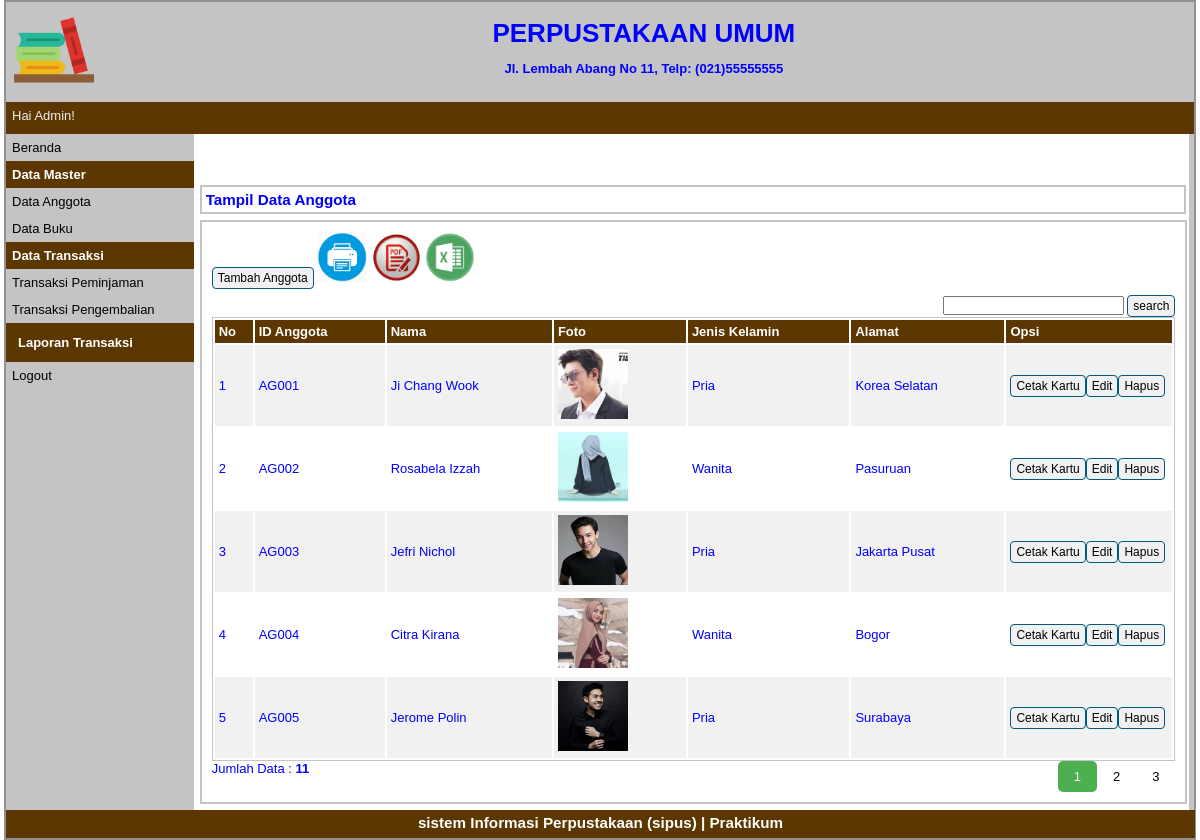
The page /index.php?p=anggota (signed in) on the database as committed earlier.
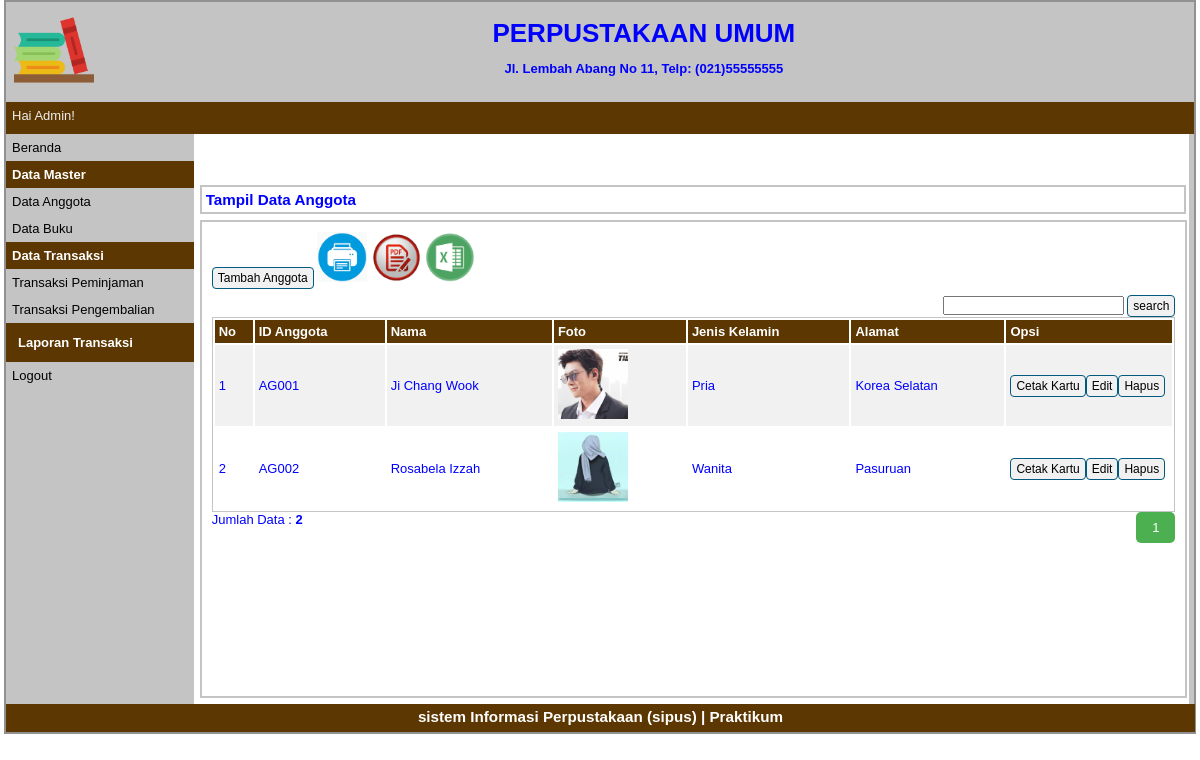
The same page on the database as committed later.
### tables this page shows
CREATE TABLE `tbanggota` (
  `idanggota` varchar(5) NOT NULL,
  `nama` varchar(30) NOT NULL,
  `jeniskelamin` varchar(10) NOT NULL,
  `alamat` varchar(40) NOT NULL,
  `status` varchar(20) NOT NULL,
  `foto` varchar(255) NOT NULL
);

### pages/anggota.php (the view, shortened to what this page needs)
<div id="label-page"><h3>Tampil Data Anggota</h3></div>
<div id="content">
    <p id="tombol-tambah-container">
        <a href="index.php?p=anggota-input" class="tombol">Tambah Anggota</a>
        <a target="_blank" href="pages/cetak.php"><img src="print.png" height="50px" height="50px"></a>
        <a target="_blank" href="ekspor_pdf.php"><img src="pdf.png" height="50px" height="50px"></a>
        <a target="_blank" href="ekspor_excel.php"><img src="excel.png" height="50px" height="50px"></a>
        <div class="form-inline">
            <div align="right">
                <form method=post>
                    <input type="text" name="pencarian">
                    <input type="submit" name="search" value="search" class="tombol">
                </form>
            </div>
        </div>
    </p>
    <table id="tabel-tampil">
        <thead>
            <tr>
                <th id="label-tampil-no">No</td>
                <th>ID Anggota</th>
                <th>Nama</th>
                <th>Foto</th>
                <th>Jenis Kelamin</th>
                <th>Alamat</th>
                <th id="label-opsi">Opsi</th>
            </tr>
        </thead>
        <tbody>
            <?php
                $batas = 5;
                extract($_GET);
                if(empty($hal)) {
                    $posisi = 0;
                    $hal = 1;
                    $nomor = 1;
                }else {
                    $posisi = ($hal - 1) * $batas;
                    $nomor = $posisi+1;
                }
                if($_SERVER['REQUEST_METHOD'] == "POST") {
                    $pencarian = trim(mysqli_real_escape_string($db, $_POST['pencarian']));
                    if($pencarian != "") {
                        $sql = "SELECT * FROM tbanggota WHERE nama LIKE '%$pencarian%'
                                OR idanggota LIKE '%$pencarian%'
                                OR jeniskelamin LIKE '%$pencarian%'
                                OR alamat LIKE '%$pencarian%'";
                        $query = $sql;
                        $queryJml = $sql;
                    } else {
                        $query = "SELECT * FROM tbanggota LIMIT $posisi, $batas";
                        $queryJml = "SELECT * FROM tbanggota";
                        $no = $posisi * 1;
                    }
                }
                else {
                    $query = "SELECT * FROM tbanggota LIMIT $posisi, $batas";
                    $queryJml = "SELECT * FROM tbanggota";
                }
                $q_tampil_anggota = mysqli_query($db, $query);
                if(mysqli_num_rows($q_tampil_anggota) > 0) {
                    while($r_tampil_anggota=mysqli_fetch_array($q_tampil_anggota)) {
                        if(empty($r_tampil_anggota['foto']) or ($r_tampil_anggota['foto'] == '-')) {
                            $foto = "admin-no-photo.jpg";
                        } else {
                            $foto = $r_tampil_anggota['foto'];
                        }
            ?>
            <tr>
                <td><?php echo $nomor; ?></td>
                <td><?php echo $r_tampil_anggota['idanggota']; ?></td>
                <td><?php echo $r_tampil_anggota['nama']; ?></td>
                <td><img src="images/<?php echo $foto; ?>" width=70px height=70px></td>
                <td><?php echo $r_tampil_anggota['jeniskelamin']; ?></td>
                <td><?php echo $r_tampil_anggota['alamat']; ?></td>
                <td>
                    <div class="tombol-opsi-container"><a target="_blank" href="pages/cetak_kartu.php?id=<?php echo $r_tampil_anggota['idanggota'];?>" class="tombol">Cetak Kartu</a></div>
                    <div class="tombol-opsi-container"><a href="index.php?p=anggota-edit&id=<?php echo $r_tampil_anggota['idanggota'];?>" class="tombol">Edit</a></div>
                    <div class="tombol-opsi-container"><a href="proses/anggota-hapus.php?id=<?php echo $r_tampil_anggota['idanggota'];?>" onclick = "return confirm ('Apakah Anda Yakin Akan Menghapus Data Ini?')" class="tombol">Hapus</a></div>
                </td>
            </tr>
            <?php
                        $nomor++;
                    }
                }
                else {
                    echo "<tr><td colspan=6>Data Tidak Ditemukan</td></tr>";
                }
            ?>
        </tbody>
    </table>
    <?php
    if(isset($_POST['pencarian'])) {
        if($_POST['pencarian']!='') {
            echo "<div style=\"float:left;\">";
            $jml = mysqli_num_rows(mysqli_query($db, $queryJml));
            echo "Data Hasil Pencarian: <b>$jml</b>";
            echo "</div>";
        }
    } else {
    ?>
        <div style="float: left;">
        <?php
            $jml = mysqli_num_rows(mysqli_query($db, $queryJml));
            echo "Jumlah Data : <b>$jml</b>";
        ?>
        </div>
        <div class="pagination" style="float: right;">
            <?php
                $jml_hal = ceil($jml / $batas);
                for($i = 1; $i <= $jml_hal; $i++) {
                    if($i != $hal) {
                        echo "<a href=\"?p=anggota&hal=$i\">$i</a>";
                    } else {
                        echo "<a class=\"active\">$i</a>";
                    }
                }
            ?>
        </div>
    <?php
    }
    ?>
</div>

### index.php (shortened to what this page needs)
<?php
if(isset($_SESSION['sesi']) && !empty($_SESSION['sesi'])) {
?>
<!doctype html>
<html>
    <head>
        <link rel="stylesheet" type="text/css" href="style.css">
    </head>
    <body>
        <div id="container">
            <div id="header">
                <div id="logo-perpustakaan-container">
                    <image id="logo-perpustakaan" src="images/logo-perpustakaan3.png" border=0 style="border:0; text-decoration:none; outline:none">
                </div>
                <div id="nama-alamat-perpustakaan-container">
                    <div class="nama-alamat-perpustakaan">
                        <h1> PERPUSTAKAAN UMUM </h1>
                    </div>
                    <div class="nama-alamat-perpustakaan">
                        <h4>Jl. Lembah Abang No 11, Telp: (021)55555555</h4>
                    </div>
                </div>
            </div>
            <div id="header2">
                <div id="nama-user">Hai <?php echo$_SESSION['sesi']; ?>!</div>
            </div>
            <div id="sidebar">
                <a href="index.php?p=beranda">Beranda</a>
                <p class="label-navigasi">Data Master</p>
                <ul>
                    <li><a href="index.php?p=anggota">Data Anggota</a></li>
                    <li><a href="index.php?p=buku">Data Buku</a></li>
                </ul>
                <p class="label-navigasi">Data Transaksi</p>
                <ul>
                    <li><a href="index.php?p=transaksi-peminjaman">Transaksi Peminjaman</a></li>
                    <li><a href="index.php?p=transaksi-pengembalian">Transaksi Pengembalian</a></li>
                </ul>
                <p class="label-navigasi" style="color: white;"><a href="pages/cetak_laporan.php" style="color: white;">Laporan Transaksi</a></p>
                <a href="logout.php">Logout</a>
            </div>
            <div id="content-container">
                <div class="container">
                    <div class="row"><br/><br/><br/>
            </div>
        </div>
        <?php
            $pages_dir = 'pages';
            if(!empty($_GET['p'])) {
                $pages = scandir($pages_dir,0);
                unset($pages[0],$pages[1]);
                $p = $_GET['p'];
                if(in_array($p.'.php',$pages)) {
                    include($pages_dir.'/'.$p.'.php');
                }else {
                    echo'Halaman Tidak Ditemukan';
                }
            }else {
                include($pages_dir.'/beranda.php');
            }
        ?>
        </div>
        <div id="footer"><h3>sistem Informasi Perpustakaan (sipus) | Praktikum </h3></div>
        </div>
    </body>
</html>
<?php
} else {
    echo "<script>alert('Anda Harus Login Dahulu!');</script>";
    header('location:login.php');
}
?>

### style.css (style rules this page uses)
* { margin:0px; padding:0px }
body { font-family:sans-serif; font-size:13px; color:blue; }
.pagination { display: inline-block; }
.pagination a { color: black; float: left; padding: 8px 16px; text-decoration: none; }
.pagination a.active { background-color: #4CAF50; color: white; border-radius: 5px; }
#container { width:99%; margin:0px auto; border:2px solid #919191; background-color:#C4C4C4; }
#header { width:100%; height:100px; background-color:#C4C4C4; }
#logo-perpustakaan-container { float:left; width:6%; height:80%; padding:8px; }
#logo-perpustakaan { width:80px; height:80px; border:2px solid #FFFFFF; }
#nama-alamat-perpustakaan-container { float:left; width:90%; padding:10px; }
.nama-alamat-perpustakaan { float:left; width:100%; padding:6px; text-align:center; }
#header2 { width:100%; height:32px; background-color:#5C3701; color:#FFFFFF; }
#nama-user { float:left; color:#EEEEEE; padding:6px; }
#sidebar { float:left; width:15.8%; }
#sidebar ul { list-style:none; }
#sidebar a:link, #sidebar a:visited { color:black; text-decoration:none; display:block; padding:6px; }
.label-navigasi { background-color:#5C3701; padding:6px; color:white; font-weight:bold; }
#content-container { float:left; width:83.8%; background-color:#FFFFFF; }
#footer { width:99.4%; height:20px; clear:both; text-align:center; padding:4px; background-color:#5C3701; color:#FFFFFF; }
#label-page { margin-top:6px; margin-bottom:6px; margin-left:6px; border:2px solid #C4C4C4; padding:4px; width:97.9%; }
#content { float:left; width:96.8%; min-height:454px; background-color:#FFFFFF; margin-left:6px; border:2px solid #C4C4C4; padding:10px; margin-bottom:6px; }
.tombol { border-radius:4px; font-size:12px; text-decoration:none; background-color:#F1F1F1; padding-top:3px; padding-bottom:3px; padding-left:5px; padding-right:5px; border:1px solid #01597E; color:black; }
#tombol-tambah-container { margin-bottom:10px; }
#tabel-tampil { border:1px solid #C4C4C4; width:100%; }
#tabel-tampil tr:nth-child(odd) { background-color:#F1F1F1; }
#tabel-tampil tr th { background-color:#5C3701; color:#FFFFFF; padding:4px; text-align:left; }
#tabel-tampil td { padding:4px; }
#label-tampil-no { width:30px; }
#label-opsi { width:158px; font-weight:bold; }
.tombol-opsi-container { float:left; }

Rows that differ between the two databases and show on the page:
removed tbanggota: idanggota "AG003", nama "Jefri Nichol", foto (picture), jeniskelamin "Pria", alamat "Jakarta Pusat"
removed tbanggota: idanggota "AG004", nama "Citra Kirana", foto (picture), jeniskelamin "Wanita", alamat "Bogor"
removed tbanggota: idanggota "AG005", nama "Jerome Polin", foto (picture), jeniskelamin "Pria", alamat "Surabaya"
Other text that changed with them:
$jml: "11" → "2"
list line gone: "2"
list line gone: "3"
